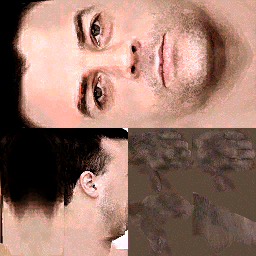
#> input picture arma_CWR/tests/integration/multiplayer/custom_face_hosted_visual.test/face.jpg, 256 x 256 px
$ python density_mirror.py ../../../../arma_CWR/tests/integration/multiplayer/custom_face_hosted_visual.test/face.jpg out.png 1.0
#> lines starting #> are read from the running program, lines starting #| are printed output that depends on the picture; long printed decimals are rounded
"""Numpy mirror of SkyDensity.cpp's BuildSkyDensityMap and SkyShadowCoverage on
a decoded weather sky (a PNG of the game texture, research assets; game data,
never committed). Prints the shadow cover per elevation band and writes a
picture of the map.

    python density_mirror.py <sky.png> <out.png> [deck weight]
"""
import sys

import numpy as np
from PIL import Image

RING_E = [-15.0, 0.87, 29.5, 59.5, 89.0]
RING_V = [1.0, 0.9869, 0.5434, 0.1736, 0.036]


def smooth(a, b, x):
    t = np.clip((x - a) / (b - a), 0, 1)
    return t * t * (3 - 2 * t)


def elev_of_v(v):
    return np.interp(v, RING_V[::-1], RING_E[::-1])


def blur(p):
    k = np.array([1, 4, 6, 4, 1]) / 16.0
    t = sum(k[i] * np.roll(p, i - 2, axis=1) for i in range(5))
    pad = np.pad(t, ((2, 2), (0, 0)), mode="edge")
    return sum(k[i] * pad[i:i + p.shape[0]] for i in range(5))


img = np.asarray(Image.open(sys.argv[1]).convert("RGB")).astype(np.float64) / 255.0
deck_w = float(sys.argv[3]) if len(sys.argv) > 3 else 0.16
h, w, _ = img.shape
#> h = 256; w = 256
q = (img[..., 0] + img[..., 1]) / np.maximum(2 * img[..., 2], 1e-3)
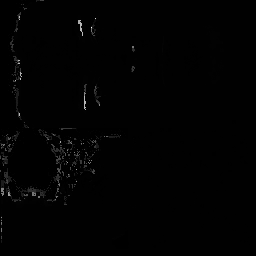
#> q: shape (256, 256) float64; min 0, max 282.4, mean 2.6; drawn with min black and max white
qmin = q.min(axis=1, keepdims=True)
#> qmin = 256 values, max 1.16 at index 255, min 0 at index 0, mean 0.229
mx, mn = img.max(axis=2), img.min(axis=2)
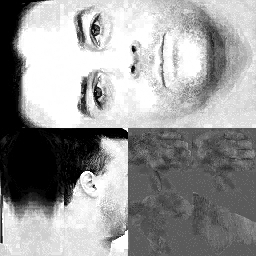
#> mx: shape (256, 256) float64; min 0, max 1, mean 0.596
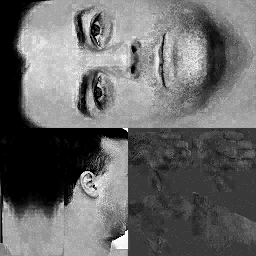
#> mn: shape (256, 256) float64; min 0, max 1, mean 0.411
sat = ((mx - mn) / np.maximum(mx, 1e-3)).mean(axis=1)
#> sat = 256 values, max 0.445 at index 199, min 0.23 at index 133, mean 0.328
deck_row = 1 - smooth(0.08, 0.16, sat)
#> in smooth, `t = np.clip((x - a) / (b - a), 0, 1)`: t = 256 values from 1 to 1
#> deck_row = 256 values from 0 to 0
feature = blur(smooth(0.03, 0.30, q - qmin))
#> call 2 of smooth, with a = 0.03, b = 0.3
#> in smooth (call 2), `return t * t * (3 - 2 * t)`:
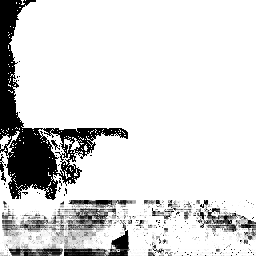
#> returned value: shape (256, 256) float64; min 0, max 1, mean 0.855
#> in blur, `k = np.array([1, 4, 6, 4, 1]) / 16.0`: k = [0.0625, 0.25, 0.375, 0.25, 0.0625]
lum = img @ np.array([0.2126, 0.7152, 0.0722])
dark = blur(np.clip(1.2 - lum * 1.3, 0, 1))
#> in blur (call 2), `pad = np.pad(t, ((2, 2), (0, 0)), mode="edge")`:
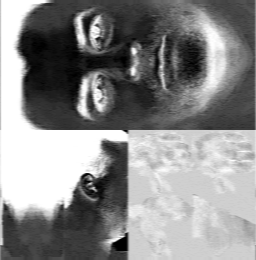
#> pad: shape (260, 256) float64; min 0, max 1, mean 0.542
r = np.round(feature * 255) / 255
g = np.round(np.repeat(deck_row[:, None], w, axis=1) * 255) / 255
#> g: shape (256, 256) float64; every value is 0
b = np.round(dark * 255) / 255
deck = g * deck_w
dens = np.maximum(r, deck) * ((0.75 + 0.25 * b) * (1 - deck) + (0.5 + 0.5 * b) * deck)
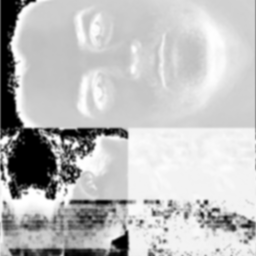
#> dens: shape (256, 256) float64; min 0, max 1, mean 0.748
cover = smooth(0.43, 0.67, dens)
v = (np.arange(h) + 0.5) / h
#> v = 256 values from 0.00195 to 0.998
e = elev_of_v(v)
for lo, hi in ((-15, 0), (0, 5), (5, 10), (10, 15), (15, 30), (30, 60), (60, 90)):
    m = (e >= lo) & (e < hi)
    if m.any():
        print(f"elev {lo:4d}..{hi:3d}: rows {m.sum():3d}  feature mean {feature[m].mean():.3f}  "
              f"density max {dens[m].max():.3f}  cover mean {cover[m].mean():.3f}")
#> this loop made 7 passes
#| elev  -15..  0: rows   3  feature mean 0.582  density max 0.948  cover mean 0.530
#| elev    0..  5: rows  17  feature mean 0.811  density max 0.968  cover mean 0.810
#| elev    5.. 10: rows  20  feature mean 0.749  density max 0.977  cover mean 0.688
#| elev   10.. 15: rows  19  feature mean 0.822  density max 1.000  cover mean 0.811
#| elev   15.. 30: rows  59  feature mean 0.787  density max 1.000  cover mean 0.770
#| elev   30.. 60: rows  94  feature mean 0.907  density max 1.000  cover mean 0.899
#| elev   60.. 90: rows  44  feature mean 0.932  density max 1.000  cover mean 0.929
wgt = np.where(e >= 15, np.cos(np.radians(e)), 0)
print("coverage (>=15 deg, solid angle):", float((cover.mean(axis=1) * wgt).sum() / wgt.sum()))
#| coverage (>=15 deg, solid angle): 0.8442
out = np.stack([r, g, b], axis=2)
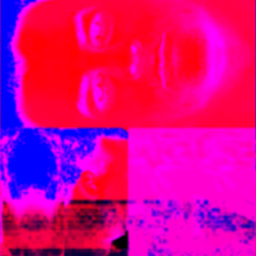
#> out: shape (256, 256, 3) float64; mean of channels 0, 1, 2 0.855, 0, 0.543; drawn as R, G, B
Image.fromarray((out * 255).astype(np.uint8)).save(sys.argv[2])
